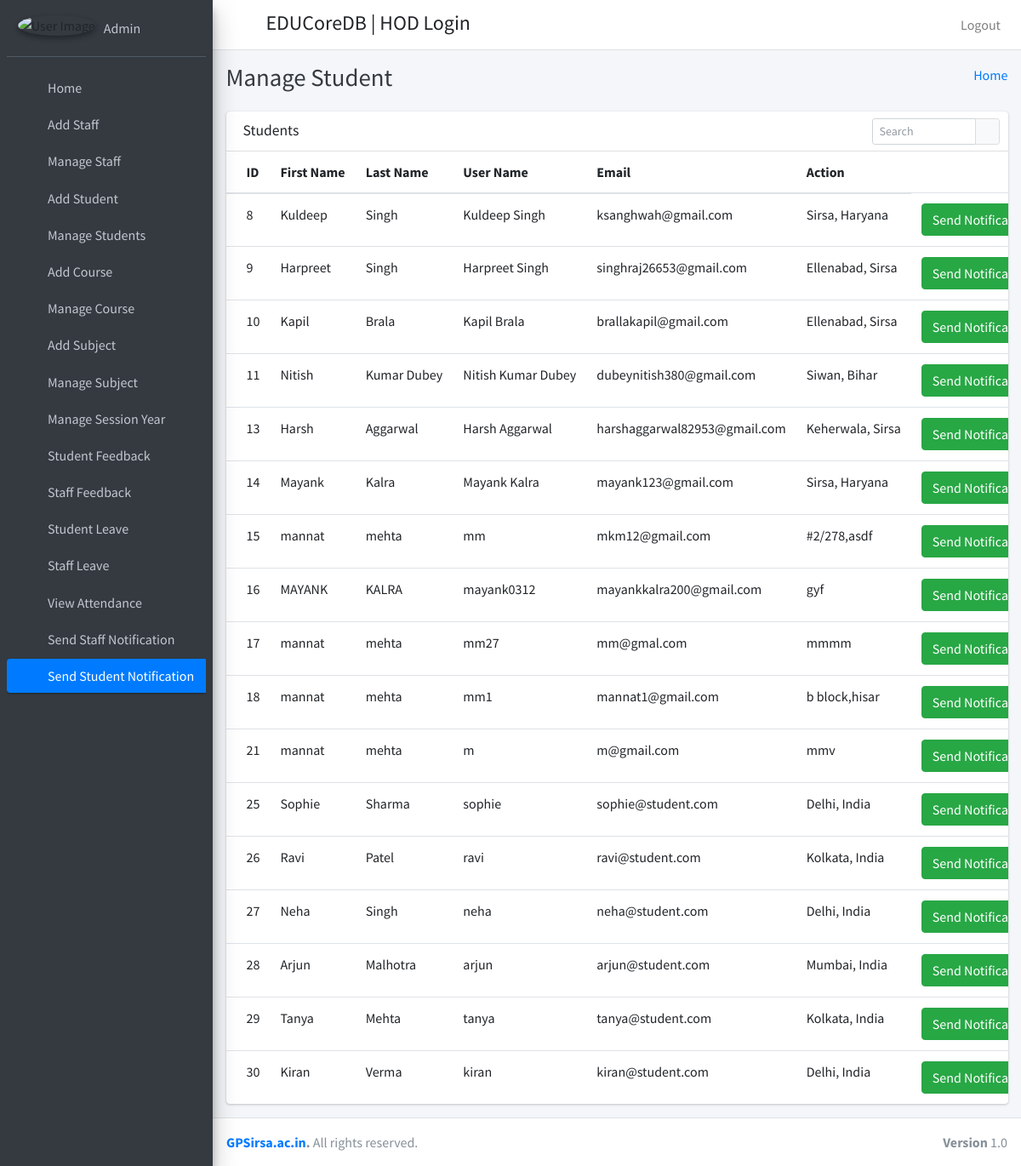
The app's page /admin_send_notification_student (signed in) with its own data.
### educoredb_app/models.py (models this page shows)
class CustomUser(AbstractUser):
    user_type_data=((1,"HOD"),(2,"Staff"),(3,"Student"))
    user_type=models.CharField(default=1,choices=user_type_data,max_length=10)

class Students(models.Model):
    id=models.AutoField(primary_key=True)
    admin=models.OneToOneField(CustomUser,on_delete=models.CASCADE)
    gender=models.CharField(max_length=255)
    profile_pic=models.FileField()
    address=models.TextField()
    course_id=models.ForeignKey(Courses,on_delete=models.DO_NOTHING)
    session_year_id=models.ForeignKey(SessionYearModel,on_delete=models.CASCADE)
    created_at=models.DateTimeField(auto_now_add=True)
    updated_at=models.DateTimeField(auto_now_add=True)
    fcm_token=models.TextField(default="")
    objects = models.Manager()

### educoredb_app/HodViews.py (the view)
# urls.py: path('admin_send_notification_student', HodViews.admin_send_notification_student,name="admin_send_notification_student"),
def admin_send_notification_student(request):
    students=Students.objects.all()
    return render(request,"hod_template/student_notification.html",{"students":students})

### educoredb_app/LoginCheckMiddleWare.py (called while the page is built, shortened)
    def process_view(self,request,view_func,view_args,view_kwargs):
        modulename=view_func.__module__
        print(modulename)
        user=request.user
        if user.is_authenticated:
            if user.user_type == "1":
                if request.path.startswith('/accounts/') or modulename == "educoredb_app.HodViews":
                    pass
                elif modulename == "educoredb_app.views" or modulename == "django.views.static":
                    pass
                elif modulename == "django.contrib.auth.views" or modulename =="django.contrib.admin.sites":
                    pass
                else:
                    return HttpResponseRedirect(reverse("admin_home"))
            else:
                return HttpResponseRedirect(reverse("show_login"))

### educoredb_app/templates/hod_template/student_notification.html (shortened to what this page needs)
{% extends 'hod_template/base_template.html' %}
{% block page_title %}
Manage Student
{% endblock page_title %}
{% block main_content %}
    <section class="content">
      <div class="container-fluid">
           <div class="row">
          <div class="col-12">
            <div class="card">
              <div class="card-header">
                <h3 class="card-title">Students</h3>
                <div class="card-tools">
                  <div class="input-group input-group-sm" style="width: 150px;">
                    <input type="text" name="table_search" class="form-control float-right" placeholder="Search">
                    <div class="input-group-append">
                      <button type="submit" class="btn btn-default"><i class="fas fa-search"></i></button>
                    </div>
                  </div>
                </div>
              </div>
              <div class="card-body table-responsive p-0">
                <table class="table table-hover text-nowrap">
                  <thead>
                    <tr>
                      <th>ID</th>
                      <th>First Name</th>
                      <th>Last Name</th>
                      <th>User Name</th>
                      <th>Email</th>
                      <th>Action</th>
                    </tr>
                  </thead>
                  <tbody>
                  {% for student in students %}
                    <tr>
                      <td>{{ student.admin.id }}</td>
                      <td>{{ student.admin.first_name }}</td>
                      <td>{{ student.admin.last_name }}</td>
                      <td>{{ student.admin.username }}</td>
                      <td>{{ student.admin.email }}</td>
                      <td>{{ student.address }}</td>
                      <td><a href="#" class="btn btn-success show_notification" data-toggle="modal" data-target="#myModal">Send Notification</a></td>
                    </tr>
                  {% endfor %}
                  </tbody>
                </table>
              </div>
            </div>
          </div>
        </div>
      </div>
    </section>
{% endblock main_content %}

### educoredb_app/templates/hod_template/sidebar_template.html
{% load static %}
  <aside class="main-sidebar sidebar-dark-primary elevation-4">
    <div class="sidebar">
      <div class="user-panel mt-3 pb-3 mb-3 d-flex">
        <div class="image">
          <img src="{% static "dist/img/user1-128x128.jpg" %}" class="img-circle elevation-2" alt="User Image">
        </div>
        <div class="info">
          <a href="{% url 'admin_profile' %}" class="d-block">{{ user.username }}</a>
        </div>
      </div>
      <nav class="mt-2">
        <ul class="nav nav-pills nav-sidebar flex-column" data-widget="treeview" role="menu" data-accordion="false">
          <li class="nav-item">
            {% url 'admin_home' as admin_home %}
            <a href="{{ admin_home }}" class="nav-link {% if request.path == admin_home %} active {% endif %}">
              <i class="nav-icon fas fa-th"></i>
              <p>
                Home
              </p>
            </a>
          </li>
          <li class="nav-item">
            {% url 'add_staff' as add_staff %}
            <a href="{{ add_staff }}" class="nav-link {% if request.path == add_staff %} active {% endif %}">
              <i class="nav-icon fas fa-th"></i>
              <p>
                Add Staff
              </p>
            </a>
          </li>
           <li class="nav-item">
              {% url 'manage_staff' as manage_staff %}
            {% url 'edit_staff' staff_id=id as edit_staff %}
            <a href="{% url 'manage_staff' %}" class="nav-link {% if request.path == manage_staff %} active {% endif %} {% if request.path == edit_staff %} active {% endif %}">
              <i class="nav-icon fas fa-th"></i>
              <p>
                Manage Staff
              </p>
            </a>
          </li>
          <li class="nav-item">
              {% url 'add_student' as add_student %}
            <a href="{% url 'add_student' %}" class="nav-link {% if request.path == add_student %} active {% endif %}">
              <i class="nav-icon fas fa-th"></i>
              <p>
                Add Student
              </p>
            </a>
          </li>
          <li class="nav-item">
              {% url 'manage_student' as manage_student %}
              {% url 'edit_student' student_id=id as edit_student %}
            <a href="{% url 'manage_student' %}" class="nav-link {% if request.path == manage_student %} active {% endif %} {% if request.path == edit_student %} active {% endif %}">
              <i class="nav-icon fas fa-th"></i>
              <p>
                Manage Students
              </p>
            </a>
          </li>
          <li class="nav-item">
            {% url 'add_course' as add_course %}
            <a href="{% url 'add_course' %}" class="nav-link {% if request.path == add_course %} active {% endif %}">
              <i class="nav-icon fas fa-th"></i>
              <p>
                Add Course
              </p>
            </a>
          </li>
          <li class="nav-item">
            {% url 'manage_course' as manage_course %}
              {% url 'edit_course' course_id=id as edit_course %}
            <a href="{% url 'manage_course' %}" class="nav-link {% if request.path == manage_course %} active {% endif %} {% if request.path == edit_course %} active {% endif %}">
              <i class="nav-icon fas fa-th"></i>
              <p>
                Manage Course
              </p>
            </a>
          </li>
          <li class="nav-item">
            {% url 'add_subject' as add_subject %}
            <a href="{% url 'add_subject' %}" class="nav-link {% if request.path == add_subject %} active {% endif %}">
              <i class="nav-icon fas fa-th"></i>
              <p>
                Add Subject
              </p>
            </a>
          </li>
          <li class="nav-item">
            {% url 'manage_subject' as manage_subject %}
            {% url 'edit_subject' subject_id=id as edit_subject %}
            <a href="{% url 'manage_subject' %}" class="nav-link {% if request.path == manage_subject %} active {% endif %} {% if request.path == edit_subject %} active {% endif %} ">
              <i class="nav-icon fas fa-th"></i>
              <p>
                Manage Subject
              </p>
            </a>
          </li>
          <li class="nav-item">
            {% url 'manage_session' as manage_session %}
            <a href="{% url 'manage_session' %}" class="nav-link {% if request.path == manage_session %} active {% endif %} ">
              <i class="nav-icon fas fa-th"></i>
              <p>
                Manage Session Year
              </p>
            </a>
          </li>
           <li class="nav-item">
             {% url 'student_feedback_message' as student_feedback_message %}
            <a href="{% url 'student_feedback_message' %}" class="nav-link {% if request.path == student_feedback_message %} active {% endif %}">
              <i class="nav-icon fas fa-th"></i>
              <p>
                Student Feedback
              </p>
            </a>
          </li>
           <li class="nav-item">
               {% url 'staff_feedback_message' as staff_feedback_message %}
            <a href="{% url 'staff_feedback_message' %}" class="nav-link {% if request.path == staff_feedback_message %} active {% endif %}">
              <i class="nav-icon fas fa-th"></i>
              <p>
                Staff Feedback
              </p>
            </a>
          </li>
           <li class="nav-item">
               {% url 'student_leave_view' as student_leave_view %}
            <a href="{% url 'student_leave_view' %}" class="nav-link {% if request.path == student_leave_view %} active {% endif %}">
              <i class="nav-icon fas fa-th"></i>
              <p>
                Student Leave
              </p>
            </a>
          </li>
            <li class="nav-item">
                 {% url 'staff_leave_view' as staff_leave_view %}
            <a href="{% url 'staff_leave_view' %}" class="nav-link {% if request.path == staff_leave_view %} active {% endif %}">
              <i class="nav-icon fas fa-th"></i>
              <p>
                Staff Leave
              </p>
            </a>
          </li>
          <li class="nav-item">
            {% url 'admin_view_attendance' as admin_view_attendance %}
             <a href="{% url 'admin_view_attendance' %}" class="nav-link {% if request.path == admin_view_attendance %} active {% endif %}">
              <i class="nav-icon fas fa-th"></i>
              <p>
                View Attendance
              </p>
            </a>
          </li>
          <li class="nav-item">
            {% url 'admin_send_notification_staff' as admin_send_notification_staff %}
             <a href="{% url 'admin_send_notification_staff' %}" class="nav-link {% if request.path == admin_send_notification_staff %} active {% endif %}">
              <i class="nav-icon fas fa-th"></i>
              <p>
                Send Staff Notification
              </p>
            </a>
          </li>
          <li class="nav-item">
            {% url 'admin_send_notification_student' as admin_send_notification_student %}
             <a href="{% url 'admin_send_notification_student' %}" class="nav-link {% if request.path == admin_send_notification_student %} active {% endif %}">
              <i class="nav-icon fas fa-th"></i>
              <p>
                Send Student Notification
              </p>
            </a>
          </li>
        </ul>
      </nav>
    </div>
  </aside>

### records on screen
CustomUser: username "Admin"
Students: admin.id "8", admin.first_name "Kuldeep", admin.last_name "Singh", admin.username "Kuldeep Singh", admin.email "ksanghwah@gmail.com", address "Sirsa, Haryana"
Students: admin.id "9", admin.first_name "Harpreet", admin.last_name "Singh", admin.username "Harpreet Singh", admin.email "singhraj26653@gmail.com", address "Ellenabad, Sirsa"
Students: admin.id "10", admin.first_name "Kapil", admin.last_name "Brala", admin.username "Kapil Brala", admin.email "brallakapil@gmail.com", address "Ellenabad, Sirsa"
Students: admin.id "11", admin.first_name "Nitish", admin.last_name "Kumar Dubey", admin.username "Nitish Kumar Dubey", admin.email "dubeynitish380@gmail.com", address "Siwan, Bihar"
Students: admin.id "13", admin.first_name "Harsh", admin.last_name "Aggarwal", admin.username "Harsh Aggarwal", admin.email "harshaggarwal82953@gmail.com", address "Keherwala, Sirsa"
Students: admin.id "14", admin.first_name "Mayank", admin.last_name "Kalra", admin.username "Mayank Kalra", admin.email "mayank123@gmail.com", address "Sirsa, Haryana"
Students: admin.id "15", admin.first_name "mannat", admin.last_name "mehta", admin.username "mm", admin.email "mkm12@gmail.com", address "#2/278,asdf"
Students: admin.id "16", admin.first_name "MAYANK", admin.last_name "KALRA", admin.username "mayank0312", admin.email "mayankkalra200@gmail.com", address "gyf"
Students: admin.id "17", admin.first_name "mannat", admin.last_name "mehta", admin.username "mm27", admin.email "mm@gmal.com", address "mmmm"
Students: admin.id "18", admin.first_name "mannat", admin.last_name "mehta", admin.username "mm1", admin.email "mannat1@gmail.com", address "b block,hisar"
Students: admin.id "21", admin.first_name "mannat", admin.last_name "mehta", admin.username "m", admin.email "m@gmail.com", address "mmv"
Students: admin.id "25", admin.first_name "Sophie", admin.last_name "Sharma", admin.username "sophie", admin.email "sophie@student.com", address "Delhi, India"
Students: admin.id "26", admin.first_name "Ravi", admin.last_name "Patel", admin.username "ravi", admin.email "ravi@student.com", address "Kolkata, India"
Students: admin.id "27", admin.first_name "Neha", admin.last_name "Singh", admin.username "neha", admin.email "neha@student.com", address "Delhi, India"
Students: admin.id "28", admin.first_name "Arjun", admin.last_name "Malhotra", admin.username "arjun", admin.email "arjun@student.com", address "Mumbai, India"
Students: admin.id "29", admin.first_name "Tanya", admin.last_name "Mehta", admin.username "tanya", admin.email "tanya@student.com", address "Kolkata, India"
Students: admin.id "30", admin.first_name "Kiran", admin.last_name "Verma", admin.username "kiran", admin.email "kiran@student.com", address "Delhi, India"
